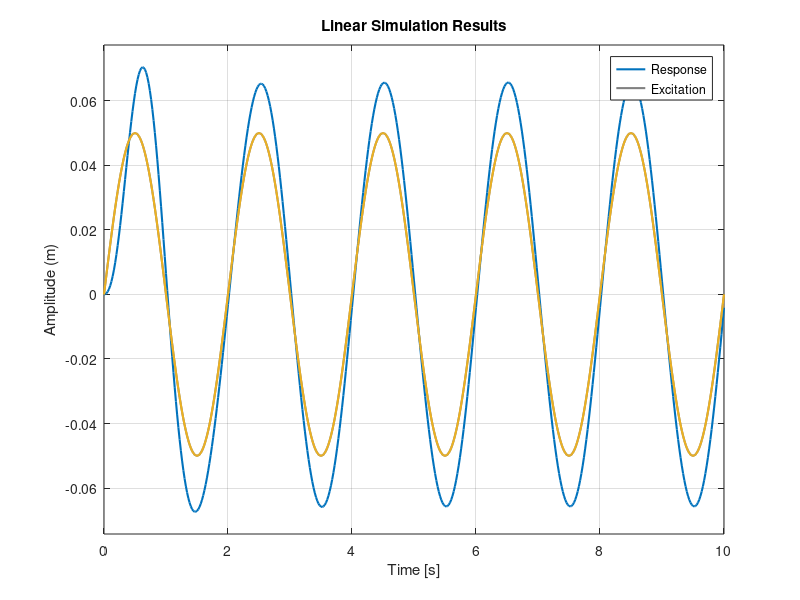
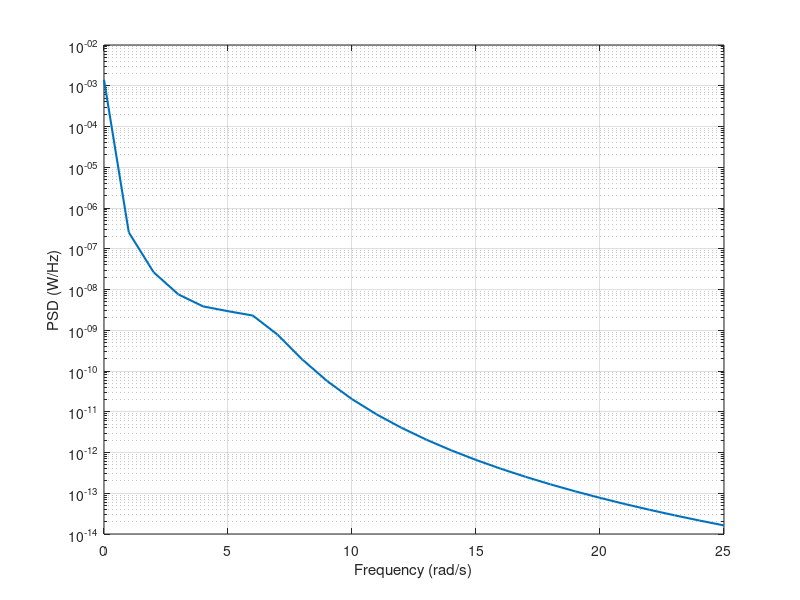
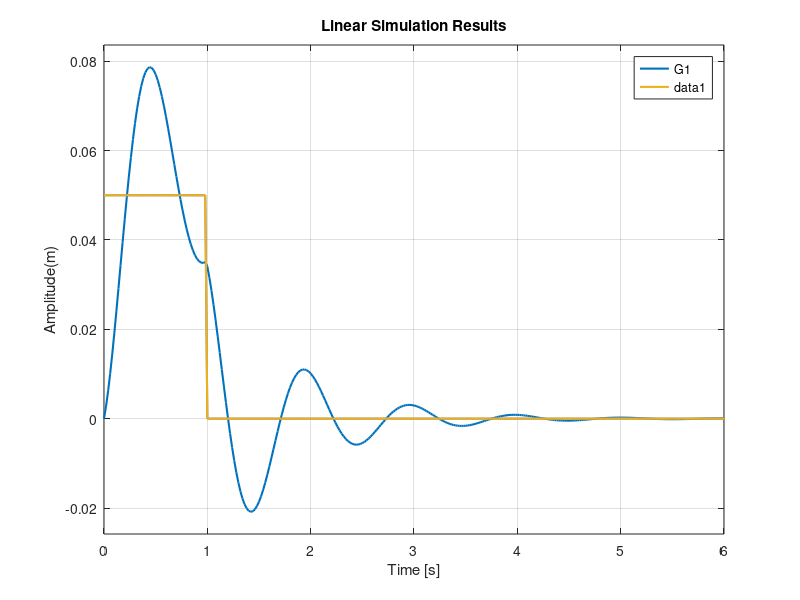

Here is the MATLAB script that generated these plots, in order:
clc
clear all


%% Initialization

s = tf('s');
damping=1;
switch damping
    case 1  %for underdamped
        cp=0.4;
    case 2  %for critically damped
        cp=2.0112
    case 3  %for overdamped
        cp=8;
end
% cp =0.4;                   %damping coefficient
kp = 6.32;                  %spring constant
mp = 0.16;                  %mass
cc = 2*sqrt(mp*kp);         %critical damping coefficient
zeta = cp/cc;               %damping ratio
omega = sqrt(kp/mp);        %natural frequency
omega_d = (1-zeta^2)*omega; %damped natural frequency
% Transfer function
G1 = (omega^2+(2*zeta*omega*s))/(s^2+omega^2+(2*zeta*omega*s));
G2 = tf([cp kp],[mp cp kp])

fr=0:0.001:10e2;
[mag,phase,wout]=bode(G1,fr);
omega_max=wout(find(mag==max(mag))); %find resonant frequency


%% Sine Excitation
f=0.5;
dt=0.02;
Tfinal=10;
t = 0:dt:Tfinal
u=0.05*sin(2*pi*f*t);

figure (1)
lsim(G1,u,t);        %sine input
hold on;
plot(t,u)
hold on
ylabel('Amplitude (m)')
set(findall(gcf,'type','line'), 'LineWidth', 1.5);
grid on
legend('Response','Excitation')
%% Impulse Excitation


 stepinput = 0.05*ones([1 length(t)]);
for i = 51:length(t)
   stepinput(i) = 0; 
end

figure(4)
lsim(G1,stepinput,t) % impulse excitation
hold on
plot(t,stepinput)
hold on;
set(findall(gcf,'type','line'), 'LineWidth', 1.5);
grid on
ylabel('Amplitude(m)')
% legend('Response','Excitation')
xlim([0 6])
%% PSD
w=0:25;
G3=freqresp(G1,w)
s=(4.028*10^(-7))./(2.88*10^(-4)+0.68*w.^2+w.^4)
G4=abs(G3(:))';
PSD=s.*(G4.^2);

figure (3)
semilogy(w,PSD)
hold on;
set(findall(gcf,'type','line'), 'LineWidth', 1.5);
grid on
xlabel('Frequency (rad/s)')
ylabel('PSD (W/Hz)')
%% Plots
% 
% figure(1);
% bode(G,fr)
% hold on
% figure(2);
% step(G)
% xlim([0 5])
% hold on